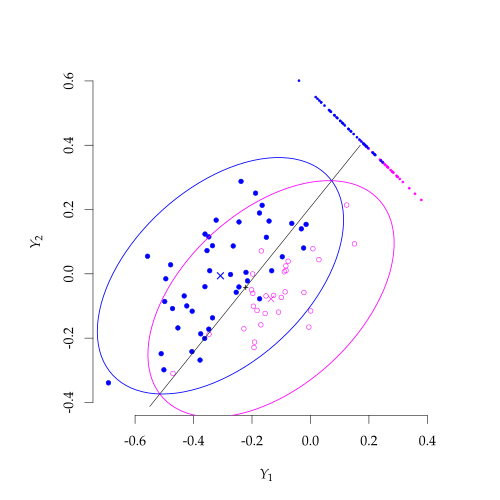

Recreate this plot in R.
library(tikzDevice)
tikz("fig8.tex",standAlone=T,width=5, height=5)
library(rrcov)
data(hemophilia)
par(pty="s")
plot(AHFantigen~AHFactivity,data=hemophilia, 
	pch=c(rep(1,30),rep(19,45)),col=c(rep(6,30),rep(4,45)),
	cex=0.75,xlab="$Y_1$",
	ylab="$Y_2$",
	ylim=c(-0.4,0.6),xlim=c(-0.7,0.4),bty="n")

#drawMahal(hemophilia[1:30,1:2], center=means[[2]], covariance=var(hemophilia[,1:2]),quantile=0.5, pch=1, col=6, add=T)


#lda(gr~AHFantigen+AHFactivity, data=hemophilia)

#Cast to factor, find the group mean and plot them
hemophilia$gr <- as.factor(hemophilia$gr)
means <- by(data=hemophilia[,1:2], hemophilia[,"gr"], colMeans)
points(means[[1]][1],means[[1]][2],pch=4,col=4,lwd=2)
points(means[[2]][1],means[[2]][2],pch=4,col=6)
library(DiscriMiner)
B <- betweenCov(variables = hemophilia[,1:2], group = as.factor(hemophilia[,3]))
W <- withinCov(variables = hemophilia[,1:2], group = as.factor(hemophilia[,3]))
ev <- eigen(solve(W) %*% B)$vectors
proj <- as.matrix(hemophilia[,1:2]) %*% (ev[,1] %*% t(ev[,1]))
proj[,1] <-proj[,1]+0.3
proj[,2] <-proj[,2]+0.3
points(proj, col=c(rep(6,30),rep(4,45)), cex=0.5,pch=20)
Spi <- solve(var(hemophilia[,1:2]))
LD <- MASS::lda(hemophilia[,3]~hemophilia[,1]+hemophilia[,2])
line <- as.vector(t(LD[[3]][1,]-LD[[3]][2,])%*% Spi)
center <- (means[[1]]+means[[2]])/2 #Mean of average, not global mean
slope <- -line[1]/line[2]
intercept <- 0.5*t(means[[1]]-means[[2]])%*%Spi %*% (means[[1]]+means[[2]])
	#center[2]-slope*center[1]
#abline(b=slope, a=intercept/line[2])
segments(x0=0.1703102, y0=slope*0.1703102+intercept/line[2], y1=slope*-0.55+intercept/line[2],x1=-0.55)
# abline(b=-line[1]/line[2], a=center[2]-line[1]/line[2]*center[1],col=4)
# abline(b=-line[1]/line[2], a=-intercept/line[2],col=4)
# abline(b=-line[2]/line[1], a=center[2]+line[2]/line[1]*center[1])
# abline(v=0)
# abline(h=0)
points(center[1],center[2],col=1, pch=3,cex=0.5,lwd=1.5)
#abline(b=-slope, a=0.42,lty=2)
el1 <- ellipse(var(hemophilia[,1:2]), centre=means[[2]])#,t=(5*26)/(25*30)*qf(0.95,5,25))
lines(el1,lwd=1.5,col=6)
el1 <- ellipse(var(hemophilia[,1:2]), centre=means[[1]])#,t=(2*29)/(28*30)*qf(0.95,2,28))
lines(el1,lwd=1.5,col=4)

dev.off()
